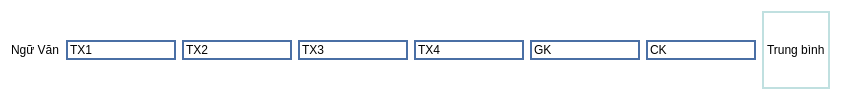
                        <widget class="QWidget" name="widget_10" native="true">
                         <property name="styleSheet">
                          <string notr="true">background-color: rgb(255, 255, 255);</string>
                         </property>
                         <layout class="QHBoxLayout" name="horizontalLayout_2">
                          <item>
                           <widget class="QLabel" name="label_3">
                            <property name="text">
                             <string>Ngữ Văn</string>
                            </property>
                           </widget>
                          </item>
                          <item>
                           <widget class="QLineEdit" name="lineEdit_2">
                            <property name="styleSheet">
                             <string notr="true">border: 2px solid #4A6FA5;</string>
                            </property>
                            <property name="text">
                             <string>TX1</string>
                            </property>
                           </widget>
                          </item>
                          <item>
                           <widget class="QLineEdit" name="lineEdit_3">
                            <property name="styleSheet">
                             <string notr="true">border: 2px solid #4A6FA5;</string>
                            </property>
                            <property name="text">
                             <string>TX2</string>
                            </property>
                           </widget>
                          </item>
                          <item>
                           <widget class="QLineEdit" name="lineEdit_4">
                            <property name="styleSheet">
                             <string notr="true">border: 2px solid #4A6FA5;</string>
                            </property>
                            <property name="text">
                             <string>TX3</string>
                            </property>
                           </widget>
                          </item>
                          <item>
                           <widget class="QLineEdit" name="lineEdit_5">
                            <property name="styleSheet">
                             <string notr="true">border: 2px solid #4A6FA5;</string>
                            </property>
                            <property name="text">
                             <string>TX4</string>
                            </property>
                           </widget>
                          </item>
                          <item>
                           <widget class="QLineEdit" name="lineEdit_6">
                            <property name="styleSheet">
                             <string notr="true">border: 2px solid #4A6FA5;</string>
                            </property>
                            <property name="text">
                             <string>GK</string>
                            </property>
                           </widget>
                          </item>
                          <item>
                           <widget class="QLineEdit" name="lineEdit_7">
                            <property name="styleSheet">
                             <string notr="true">border: 2px solid #4A6FA5;</string>
                            </property>
                            <property name="text">
                             <string>CK</string>
                            </property>
                           </widget>
                          </item>
                          <item>
                           <widget class="QLabel" name="label_36">
                            <property name="styleSheet">
                             <string notr="true">border: 2px solid #C0E0E0;</string>
                            </property>
                            <property name="text">
                             <string>Trung bình</string>
                            </property>
                           </widget>
                          </item>
                         </layout>
                        </widget>
